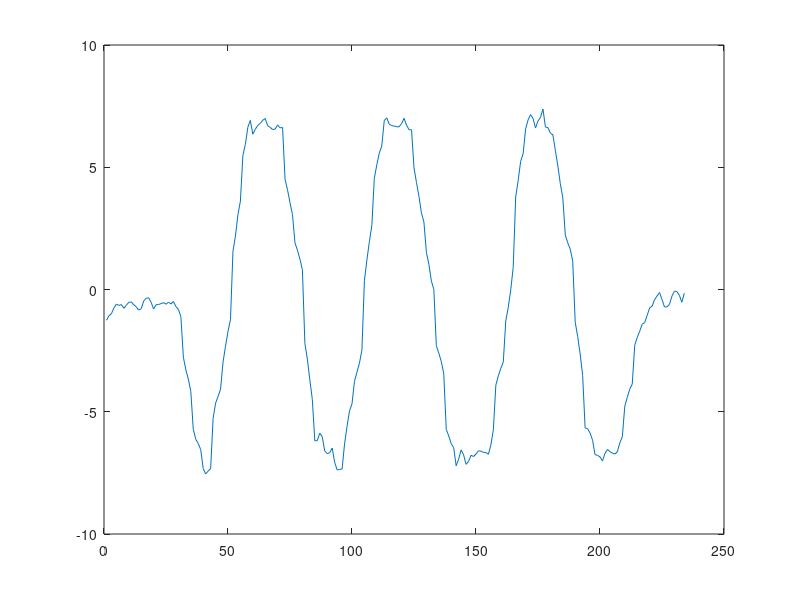

Write the MATLAB code that produced this figure. (Note: this script raises an error after producing the figure.)
clc
clear 
close all

%%
load('data_brut_bateau.mat')

data = [x, y, u, ax, ay, rot_speed_axe_Z];
legend = 'x, y, u, ax, ay, r';

%%
figure,
plot(rot_speed_axe_Z)

t = 1:length(x);

%%
[b, a] = butter(6, 0.1, 'high'); % Filtre passe-haut

moy_bruit = zeros(1,6);
var_bruit = zeros(1,6);

for i =1:6  
    bruit = filtfilt(b, a, data(:,i));

    moy_bruit(i) = mean(bruit);
    var_bruit(i) = var(bruit);
end


%%
[b, a] = butter(6, 0.1, 'high'); % Filtre passe-haut
bruit = filtfilt(b, a, ax);

% Moyenne et variance
moyenne_bruit = mean(bruit);
variance_bruit = var(bruit);

% Histogramme pour vérifier la distribution
figure,
histogram(bruit);
title('Histogramme du bruit');

% Simulation du bruit
bruit_simule = sqrt(variance_bruit) * randn(1, length(t)) + moyenne_bruit;

% Densité spectrale de puissance
% [Pxx, f] = pwelch(bruit, [], [], [], Fs);
% plot(f, 10*log10(Pxx));
% title('Spectre de puissance du bruit');
% xlabel('Fréquence (Hz)');
% ylabel('Puissance (dB)');

figure,
histogram(bruit_simule);
title('Histogramme du bruit simulé');

figure,
plot(t,bruit,t,bruit_simule)

%%

% Paramètres
Fs = 1; % Fréquence d'échantillonnage (en Hz)
Fc = 0.05;   % Fréquence de coupure (en Hz)

% Conception du filtre Butterworth
[b, a] = butter(6, Fc/(Fs/2), 'low'); % 6 est l'ordre du filtre

% Filtrage du signal
ax_filtre = filtfilt(b, a, ax);

figure,
plot(t,ax_filtre)
hold on 
plot(t,ax-bruit)